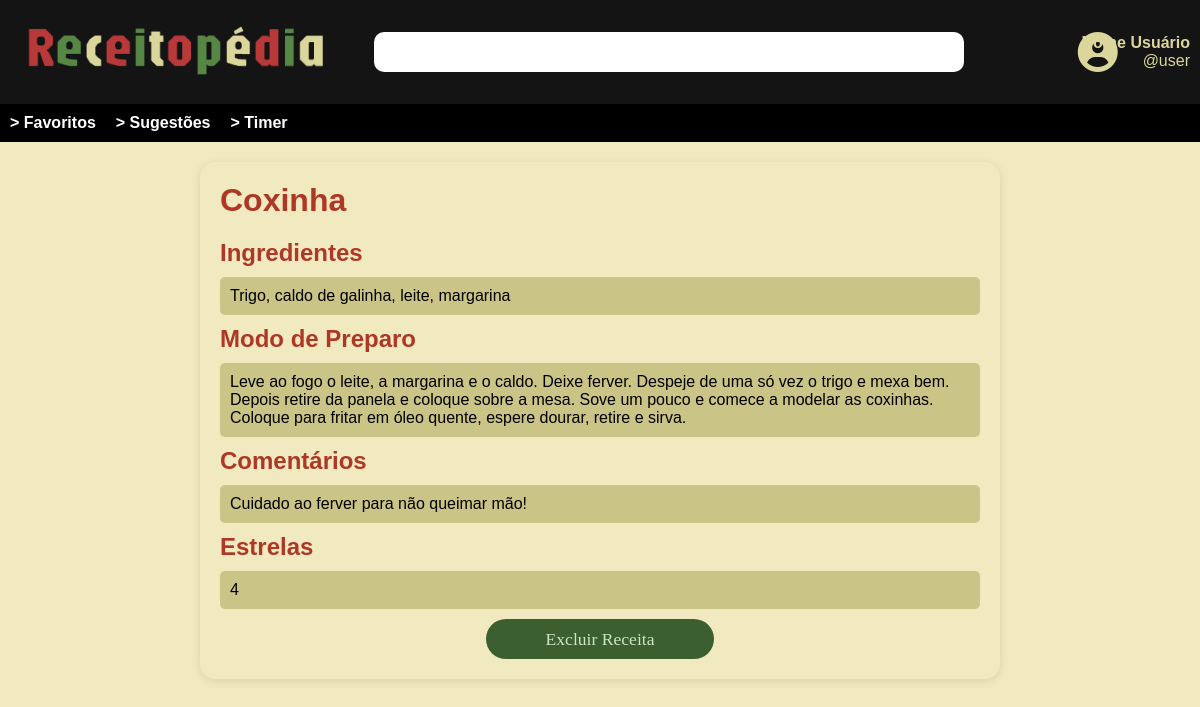
The page /visualizar_todos/21/ on the database its author committed.
### aplicacao/models.py (models this page shows)
class receita(models.Model):
    nome = models.CharField(max_length=100)
    ingredientes = models.TextField(default="Ingredientes não informados")
    modo_preparo = models.TextField(default="Ingredientes não informados")
    comentarios = models.TextField(default="Comentarios não informados")
    estrelas = models.TextField(default="Estrelas não informadas")

### aplicacao/views.py (the view)
# urls.py: path('visualizar_todos/<int:id>/', views.RecipeDetailView.as_view(), name='visualizar'),
class RecipeDetailView(View):
    def get(self, request, id):
        ctx={'Receita':receita.objects.filter(id=id).first()}
        return render(request,'visualizar.html',ctx)

### aplicacao/templates/visualizar.html (shortened to what this page needs)
{% load static %}
<!DOCTYPE html>
<html lang="pt-BR">
<head>
    <link rel="stylesheet" href="{% static 'aplicacao/css/visualizar.css' %}">
    <link rel="stylesheet" href="https://cdnjs.cloudflare.com/ajax/libs/font-awesome/6.0.0-beta3/css/all.min.css">
</head>
<body>
    <header>
        <a href="{% url 'aplicacao:home' %}">
            <div class="space">
                <img src="{% static 'aplicacao/imagens/logo_receitopedia.png' %}" alt="Logo da Receitopédia">
            </div>
        </a>
        <input type="text" placeholder="" class="Navbar2">
        <i class="fa-solid fa-circle-user" id="user-icon"></i>
        <div class="user-info">
            <span>Nome Usuário</span>
            <span>@user</span>
        </div>
    </header>
    <nav>
        <ul>
            <li><a href="#">> Favoritos</a></li>
            <li><a href="#">> Sugestões</a></li>
            <li><a href="#">> Timer</a></li>
        </ul>
    </nav>
    <main>
        <div id="card">
            <div id="title">
                <h1>{{ Receita.nome }}</h1>
            </div>
            <div class="list-container">
                <h2>Ingredientes</h2>
                <p class="colored-line ingredient">{{ Receita.ingredientes }}</p>
                <h2>Modo de Preparo</h2>
                <p class="colored-line preparo">{{ Receita.modo_preparo }}</p>
                <h2>Comentários</h2>
                <p class="colored-line comentarios">{{ Receita.comentarios }}</p>
                <h2>Estrelas</h2>
                <p class="colored-line comentarios">{{ Receita.estrelas }}</p>
                <form action="{% url 'aplicacao:excluir_receita' Receita.id %}" method="post">
                    <div class="deleteButton">
                    <button type="submit" class="delete-btn">Excluir Receita</button>
                    </div>
                </form>
            </div>
        </div>
    </main>
</body>
</html>

### templates/static/aplicacao/css/visualizar.css (style rules this page uses)
* { margin: 0; padding: 0; box-sizing: border-box; }
body { font-family: 'Jaro', sans-serif; background-color: #F1E9C0; }
header { background-color: #141414; color: #DBD69B; padding: 10px; display: flex; justify-content: space-between; align-items: center; }
header a { text-decoration: none; }
header input { padding: 5px; width: 50%; height: 40px; border: none; border-radius: 10px; }
header .user-info { display: flex; flex-direction: column; align-items: flex-end; }
header .user-info span:first-child { font-weight: bold; }
nav { background-color: #000000; padding: 10px; }
nav ul { display: flex; list-style-type: none; }
nav ul li { margin-right: 20px; }
nav ul li a { color: #FFF; text-decoration: none; font-weight: bold; transition: color 0.3s; }
h1 { margin-bottom: 20px; color: #AD3826; }
#user-icon { position: relative; left: 75px; font-size: 40px; transition: transform 0.3s; }
#card { max-width: 800px; margin: 20px auto; background-color: #F1E9C0; border-radius: 15px; padding: 20px; box-shadow: 0 2px 10px rgba(0, 0, 0, 0.1); }
h2 { color: #AD3826; margin-bottom: 10px; text-align: left; }
.colored-line { padding: 10px; border-radius: 5px; margin-bottom: 10px; background-color: #CAC486; }
.space img { width: 325px; height: 80px; }
.delete-btn { border-radius: 30px; background-color: #3C5F30; font-family: Jaro; width: 12%; padding: 0.6%; color: #CBE5C2; font-size: 110%; align-items: center; text-align: center; border: none; transition: 0.3s; width: 30%; height: 40px; }
.deleteButton { text-align: center; }

### rows shown on the page
receita: nome "Coxinha", ingredientes "Trigo, caldo de galinha, leite, margarina", modo_preparo "Leve ao fogo o leite, a margarina e o caldo. Deixe ferver. Despeje de uma só vez o trigo e mexa bem. Depois retire da panela e coloque sobre a mesa. Sove um pouco e comece a modelar as coxinhas. Coloque para fritar em óleo quente, espere dourar, retire e sirva.", comentarios "Cuidado ao ferver para não queimar mão!", estrelas "4"
